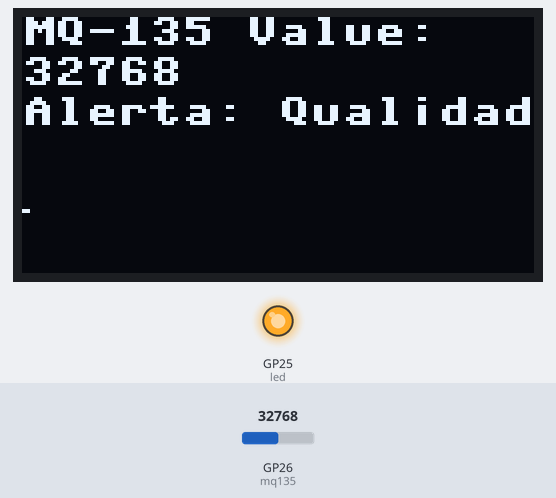
Bench run of a program on a simulated Raspberry Pi Pico running MicroPython. Parts: 128×64 one-colour display, output pins drawn as LEDs (lit = HIGH). The test bench sets the inputs (shaded band); at power-on: GP26 (mq135) = 32768 (analog values on the 0–65535 scale). What the program prints to the serial console is not drawn.

Above: at 1.2 s.
1.3 s: GP26 (mq135) set to 12816
At 2.9 s:
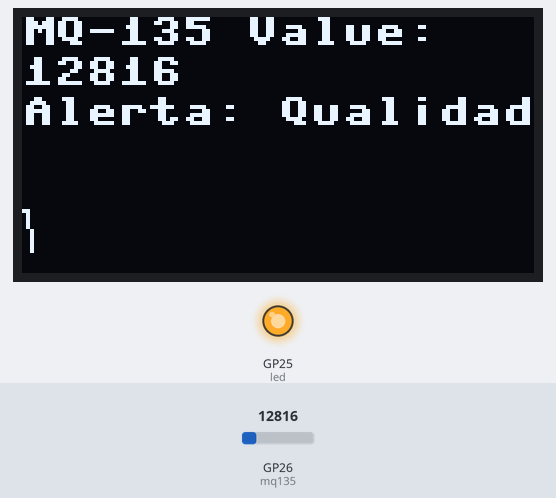
4.6 s: GP26 (mq135) set to 10768
At 5.7 s:
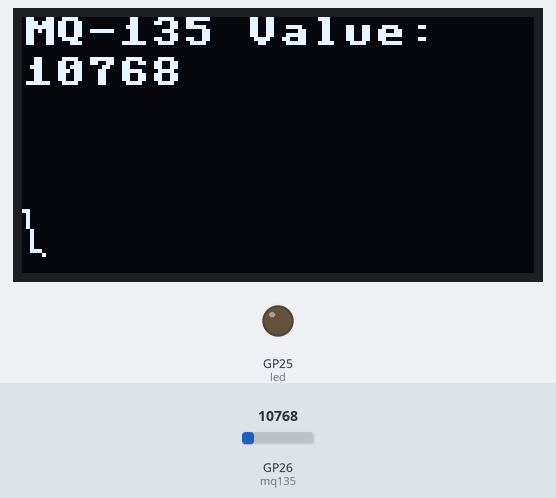
8.7 s: GP26 (mq135) set to 0
At 10.0 s:
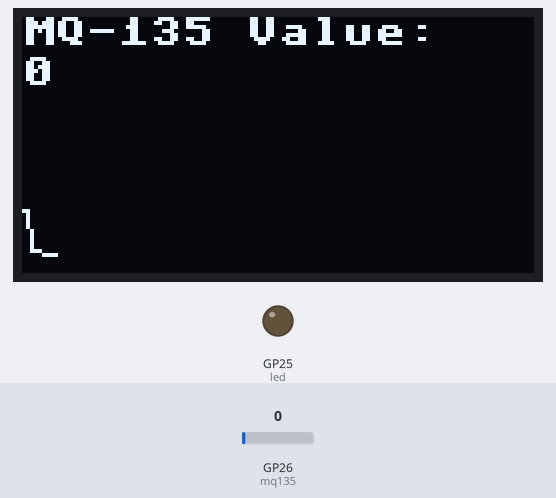
Timing chart, 0 to 11.7 s (numbered marks = the images above; inputs shaded):
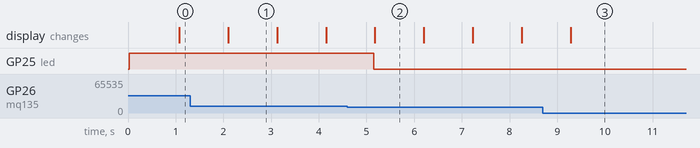

The program:

sensor.py
```python
from machine import Pin, I2C, ADC
import ssd1306
import time

# Configuração do I2C
i2c = I2C(0, scl=Pin(1), sda=Pin(0), freq=400000)
oled = ssd1306.SSD1306_I2C(128, 64, i2c)

# Configuração do sensor MQ-135
mq135 = ADC(Pin(26))  # Usando GP26 como entrada analógica

# Configuração do LED (pode usar um pino disponível)
led = Pin(25, Pin.OUT)  # Exemplo: LED no pino GP25

# Lista para armazenar as últimas leituras (gráfico)
readings = []

def read_mq135():
    # Lê o valor do sensor MQ-135
    return mq135.read_u16()  # Lê o valor em 16 bits (0-65535)

def draw_graph():
    # Limpa a área do gráfico
    oled.rect(0, 32, 128, 32, 0)  # Limpa o gráfico
    if len(readings) < 2:
        return  # Não desenha se houver menos de 2 pontos

    # Desenha o gráfico
    for i in range(1, len(readings)):
        # Escalando as leituras para se encaixar na tela
        y1 = 32 + (32 - (readings[i-1] // 2000))  # Ajuste a escala
        y2 = 32 + (32 - (readings[i] // 2000))    # Ajuste a escala
        if y1 >= 32 and y1 < 64 and y2 >= 32 and y2 < 64:
            # Desenha a linha entre os pontos
            oled.line(i-1, y1, i, y2, 1)

while True:
    # Limpa a tela
    oled.fill(0)

    # Lê o valor do MQ-135
    mq135_value = read_mq135()

    # Armazena a leitura e mantém apenas as últimas 128 leituras
    readings.append(mq135_value)
    if len(readings) > 128:
        readings.pop(0)

    # Exibe os valores na tela OLED
    oled.text('MQ-135 Value:', 0, 0)
    oled.text(str(mq135_value), 0, 10)

    # Desenha o gráfico
    draw_graph()

    # Verifica se o valor passou de 11800
    if mq135_value > 11800:
        led.on()  # Acende o LED
        oled.text('Alerta: Qualidade Ruim', 0, 20)  # Exibe mensagem
    else:
        led.off()  # Apaga o LED

    # Atualiza a tela
    oled.show()

    # Imprime o valor no console
    print(f'MQ-135 Value: {mq135_value}')

    # Aguarda um segundo antes da próxima leitura
    time.sleep(1)
```

Measured:
- the behaviour switches between 11808 and 11792 on GP26 (mq135) (found by bisection; images 1 and 2)
- after the input at 4.6 s, GP25 (led): HIGH → LOW after 0.55 s; the display: changes after 0.58 s (image 2)
